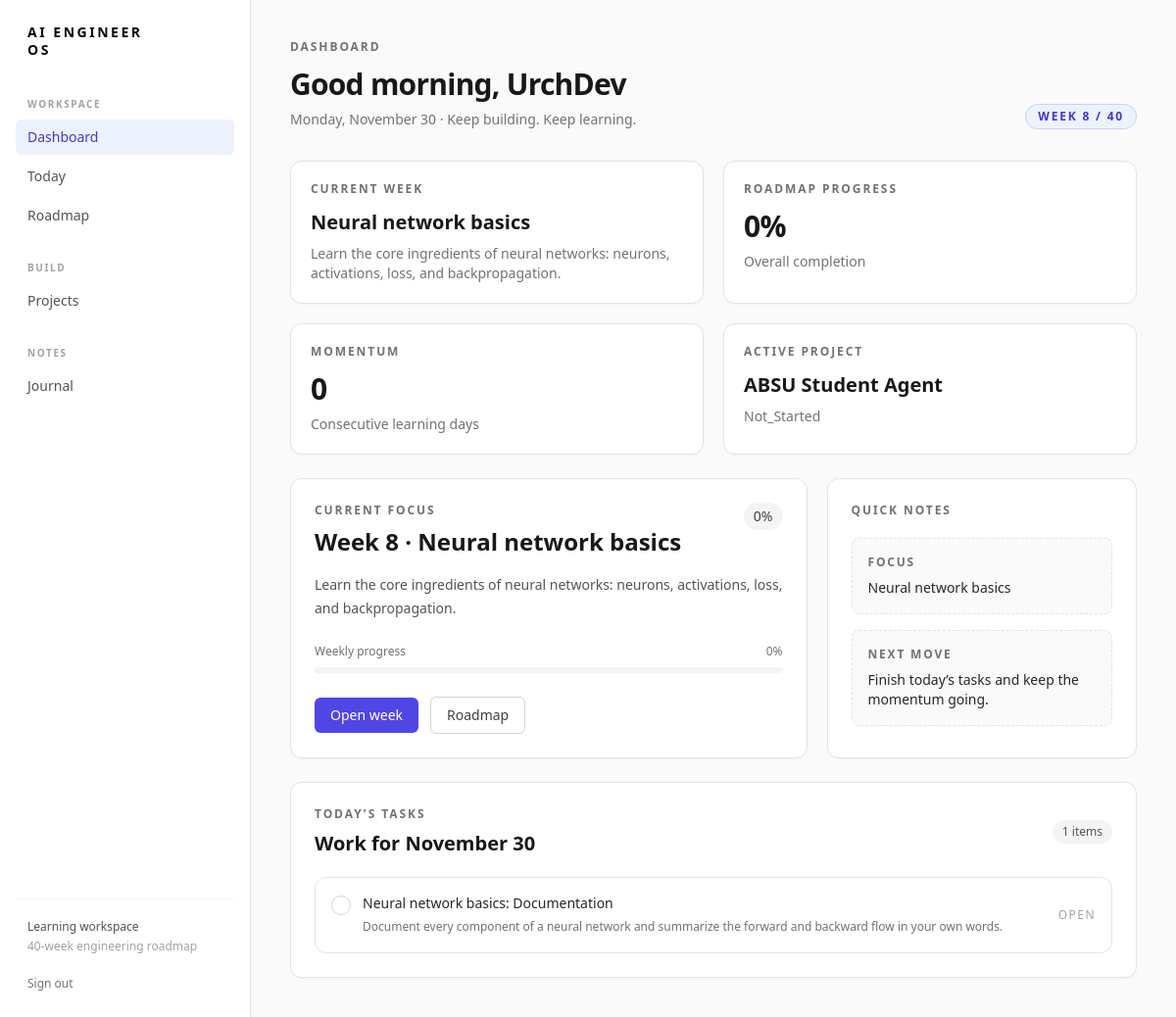
The app's page / (signed in) with its own data.
### learning/models.py (models this page shows, shortened)
class ProgressMixin:
    def progress_from_tasks(self):
        tasks = self._task_queryset()
        total = tasks.count()
        return round(tasks.filter(completed=True).count() * 100 / total) if total else 0

class Day(ProgressMixin, models.Model):
    week = models.ForeignKey(Week, on_delete=models.CASCADE, related_name="days")
    day_number = models.PositiveSmallIntegerField()
    title = models.CharField(max_length=200)
    date = models.DateField(null=True, blank=True, db_index=True)
    class Meta:
        ordering = ["day_number"]
        constraints = [models.UniqueConstraint(fields=["week", "day_number"], name="unique_day_per_week")]

class Week(ProgressMixin, models.Model):
    section = models.ForeignKey(Section, on_delete=models.CASCADE, related_name="weeks")
    number = models.PositiveIntegerField(unique=True)
    title = models.CharField(max_length=200)
    objective = models.TextField()
    completed = models.BooleanField(default=False)
    class Meta: ordering = ["number"]
    def _task_queryset(self): return Task.objects.filter(day__week=self)
    @property
    def progress(self): return self.progress_from_tasks()

class Project(models.Model):
    class Status(models.TextChoices):
        NOT_STARTED = "not_started", "Not started"
        IN_PROGRESS = "in_progress", "In progress"
        COMPLETED = "completed", "Completed"
    title = models.CharField(max_length=200)
    description = models.TextField()
    status = models.CharField(max_length=30, choices=Status.choices, default=Status.NOT_STARTED, db_index=True)
    created_at = models.DateTimeField(auto_now_add=True)
    updated_at = models.DateTimeField(auto_now=True)
    class Meta: ordering = ["status", "title"]
    @property
    def progress(self):
        total = self.tasks.count()
        return round(self.tasks.filter(completed=True).count() * 100 / total) if total else 0

class Task(models.Model):
    day = models.ForeignKey(Day, on_delete=models.CASCADE, related_name="tasks")
    title = models.CharField(max_length=300)
    description = models.TextField(blank=True)
    completed = models.BooleanField(default=False)
    order = models.PositiveIntegerField(default=0)
    completed_at = models.DateTimeField(null=True, blank=True)
    class Meta:
        ordering = ["order", "id"]
        constraints = [models.UniqueConstraint(fields=["day", "order"], name="unique_task_order_per_day")]

### learning/views.py (the view)
# urls.py: path("", views.dashboard, name="dashboard"), path("dashboard/", views.dashboard, name="dashboard"),
@login_required
def dashboard(request):
    current_day = get_current_day()
    return render(request, "learning/dashboard_improved.html", {"current_day": current_day, "current_week": current_day.week if current_day else None, "today_tasks": current_day.tasks.all() if current_day else Task.objects.none(), "overall_progress": get_overall_progress(), "current_project": get_current_project(), "streak": get_learning_streak()})

### learning/services.py (called while the page is built)
def get_current_day(today=None):
    today = today or timezone.localdate()
    exact = Day.objects.select_related("week__section").filter(date=today).first()
    if exact:
        return exact
    return Day.objects.select_related("week__section").filter(date__lte=today).order_by("-date").first() or Day.objects.select_related("week__section").filter(date__isnull=False).order_by("date").first()

def get_overall_progress():
    total = Task.objects.count()
    return round(Task.objects.filter(completed=True).count() * 100 / total) if total else 0

def get_current_project():
    return Project.objects.filter(status=Project.Status.IN_PROGRESS).order_by("updated_at").first() or Project.objects.exclude(status=Project.Status.COMPLETED).order_by("created_at").first()

def get_learning_streak(today=None):
    cursor = today or timezone.localdate()
    completed_dates = set(Task.objects.filter(completed=True, day__date__isnull=False).values_list("day__date", flat=True))
    streak = 0
    while cursor in completed_dates:
        streak += 1
        cursor -= timedelta(days=1)
    return streak

### templates/learning/dashboard_improved.html (shortened to what this page needs)
{% extends 'base.html' %}
{% block content %}
<div class="page">
  <header class="mb-8">
    <p class="eyebrow">Dashboard</p>
    <div class="mt-3 flex flex-col gap-3 md:flex-row md:items-end md:justify-between">
      <div>
        <h1 class="text-3xl font-semibold tracking-tight text-zinc-900">Good morning, {{ user.get_short_name|default:user.username }}</h1>
        <p class="mt-2 text-sm text-zinc-500">
          {{ current_day.date|date:"l, F j"|default:"Your learning workspace" }} · Keep building. Keep learning.
        </p>
      </div>
      {% if current_week %}
      <span class="inline-flex items-center rounded-full border border-indigo-200 bg-indigo-50 px-3 py-1 text-xs font-semibold uppercase tracking-[.15em] text-indigo-700">
        Week {{ current_week.number }} / 40
      </span>
      {% endif %}
    </div>
  </header>
  <div class="grid gap-5 md:grid-cols-2 xl:grid-cols-4">
    <div class="panel p-5">
      <p class="eyebrow">Current week</p>
      {% if current_week %}
      <h2 class="mt-3 text-xl font-semibold text-zinc-900">{{ current_week.title }}</h2>
      <p class="mt-2 text-sm text-zinc-500">{{ current_week.objective }}</p>
      {% else %}
      <p class="mt-3 text-sm text-zinc-500">No active week yet.</p>
      {% endif %}
    </div>
    <div class="panel p-5">
      <p class="eyebrow">Roadmap progress</p>
      <p class="mt-3 text-3xl font-semibold tracking-tight text-zinc-900">{{ overall_progress }}%</p>
      <p class="mt-2 text-sm text-zinc-500">Overall completion</p>
    </div>
    <div class="panel p-5">
      <p class="eyebrow">Momentum</p>
      <p class="mt-3 text-3xl font-semibold tracking-tight text-zinc-900">{{ streak }}</p>
      <p class="mt-2 text-sm text-zinc-500">Consecutive learning days</p>
    </div>
    <div class="panel p-5">
      <p class="eyebrow">Active project</p>
      {% if current_project %}
      <h2 class="mt-3 text-xl font-semibold text-zinc-900">{{ current_project.title }}</h2>
      <p class="mt-2 text-sm text-zinc-500">{{ current_project.status|title }}</p>
      {% else %}
      <p class="mt-3 text-sm text-zinc-500">No project selected.</p>
      {% endif %}
    </div>
  </div>
  <div class="mt-6 grid gap-5 lg:grid-cols-[1.5fr_0.9fr]">
    <section class="panel p-6">
      {% if current_week %}
      <div class="flex items-start justify-between gap-4">
        <div>
          <p class="eyebrow">Current focus</p>
          <h2 class="mt-2 text-2xl font-semibold text-zinc-900">Week {{ current_week.number }} · {{ current_week.title }}</h2>
        </div>
        <span class="rounded-full bg-zinc-100 px-2.5 py-1 text-sm font-medium text-zinc-700">{{ current_week.progress }}%</span>
      </div>
      <p class="mt-4 max-w-2xl text-sm leading-6 text-zinc-600">{{ current_week.objective }}</p>
      <div class="mt-6">
        {% include 'components/progress_bar.html' with percentage=current_week.progress label='Weekly progress' %}
      </div>
      <div class="mt-6 flex flex-wrap items-center gap-3">
        <a class="button-primary" href="{% url 'week_detail' current_week.number %}">Open week</a>
        <a class="button-secondary" href="{% url 'roadmap' %}">Roadmap</a>
      </div>
      {% else %}
      {% include 'components/empty_state.html' with title='No roadmap day scheduled' description='Seed the roadmap or add dates in the admin.' %}
      {% endif %}
    </section>
    <aside class="panel p-6">
      <p class="eyebrow">Quick notes</p>
      <div class="mt-5 space-y-4">
        <div class="rounded-lg border border-dashed border-zinc-200 bg-zinc-50 p-4">
          <p class="text-xs font-semibold uppercase tracking-[.15em] text-zinc-500">Focus</p>
          <p class="mt-2 text-sm font-medium text-zinc-800">{% if current_week %}{{ current_week.title }}{% else %}Set your roadmap start date{% endif %}</p>
        </div>
        <div class="rounded-lg border border-dashed border-zinc-200 bg-zinc-50 p-4">
          <p class="text-xs font-semibold uppercase tracking-[.15em] text-zinc-500">Next move</p>
          <p class="mt-2 text-sm font-medium text-zinc-800">Finish today’s tasks and keep the momentum going.</p>
        </div>
      </div>
    </aside>
  </div>
  <section class="panel mt-6 p-6">
    <div class="flex items-center justify-between gap-4">
      <div>
        <p class="eyebrow">Today's tasks</p>
        <h2 class="mt-2 text-xl font-semibold text-zinc-900">Work for {{ current_day.date|date:"F j"|default:"today" }}</h2>
      </div>
      {% if today_tasks %}
      <span class="rounded-full bg-zinc-100 px-2.5 py-1 text-xs font-medium text-zinc-600">{{ today_tasks|length }} items</span>
      {% endif %}
    </div>
    <div class="mt-5 space-y-3">
      {% for task in today_tasks %}
      <form method="post" action="{% url 'toggle_task' task.pk %}" class="block">
        <button type="submit" class="flex w-full items-center justify-between gap-3 rounded-xl border border-zinc-200 bg-white p-4 text-left transition hover:border-indigo-200 hover:bg-indigo-50/50">
          <div class="flex items-start gap-3">
            <span class="mt-0.5 inline-flex h-5 w-5 items-center justify-center rounded-full border {% if task.completed %}border-indigo-600 bg-indigo-600 text-white{% else %}border-zinc-300 bg-white text-transparent{% endif %}">
            </span>
            <div>
              <p class="text-sm font-medium {% if task.completed %}text-zinc-400 line-through{% else %}text-zinc-800{% endif %}">{{ task.title }}</p>
              {% if task.description %}
              <p class="mt-1 text-xs leading-5 text-zinc-500">{{ task.description }}</p>
              {% endif %}
            </div>
          </div>
          <span class="text-xs font-medium uppercase tracking-[.12em] {% if task.completed %}text-indigo-600{% else %}text-zinc-400{% endif %}">
            {% if task.completed %}Done{% else %}Open{% endif %}
          </span>
        </button>
      </form>
      {% empty %}
      <div class="rounded-xl border border-dashed border-zinc-200 bg-zinc-50 p-5 text-sm text-zinc-500">
        No tasks are scheduled for today yet. Add them from the roadmap or week view.
      </div>
      {% endfor %}
    </div>
  </section>
</div>
{% endblock %}

### records on screen
Day: date "Monday, November 30", date "November 30"
Week: number "8", title "Neural network basics", objective "Learn the core ingredients of neural networks: neurons, activations, loss, and backpropagation.", progress "0"
Project: title "ABSU Student Agent", status "Not_Started"
Task: completed False (drawn), title "Neural network basics: Documentation", description "Document every component of a neural network and summarize the forward and backward flow in your own words."

### other values on screen
{{ user.get_short_name|default:user.username }} "UrchDev"
{{ overall_progress }} "0"
{{ streak }} "0"
{{ label|default:'' }} "Weekly progress"
{{ percentage }} "0"
{{ today_tasks|length }} "1"
